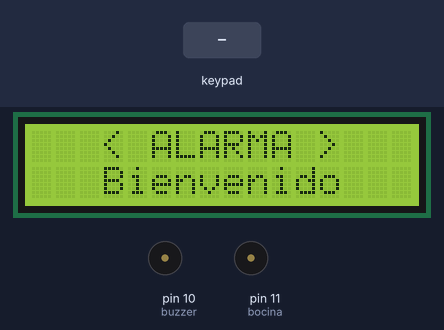
Bench run of a sketch on a simulated Arduino Uno, built with avr-gcc and run on an emulated ATmega328P. On the bench: 16×2 character LCD, buzzer (waves = sounding, pin HIGH). The test bench sets the inputs (shaded band).

Above: at 1.2 s.
1.3 s: keypad keys 1 2 3 4 5 6 * pressed 0.4 s apart
At 4.9 s:
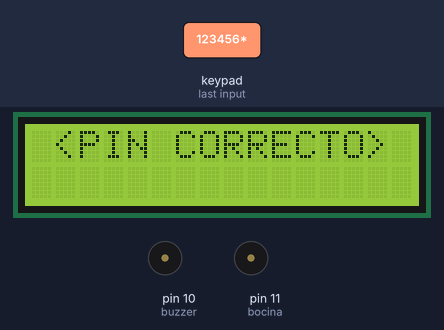
5.6 s: key '*' pressed
At 7.4 s:
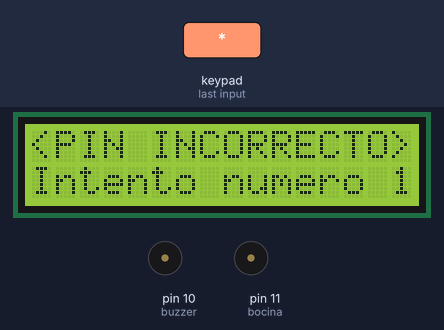
7.7 s: keypad keys * * * * * * A pressed 0.4 s apart
At 10.58 s:
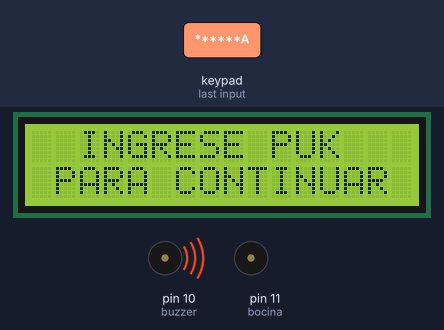
12.0 s: keypad keys 1 2 3 4 5 6 pressed 0.4 s apart
At 13.61 s:
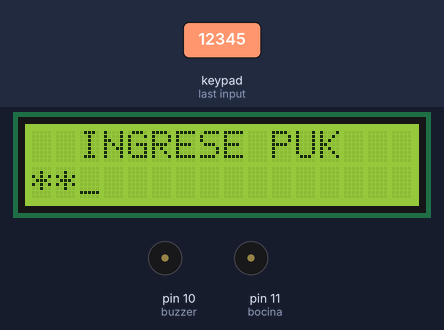
15.9 s: key '1' pressed
At 16.05 s:
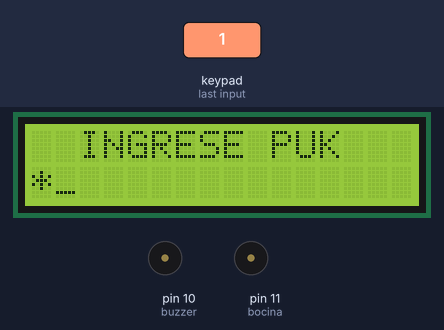
17.6 s: key '2' pressed
At 18.2 s:
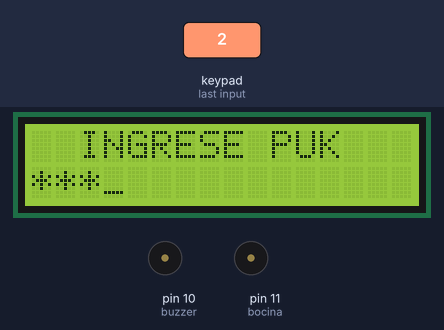
Timing chart, 0 to 20.3 s (numbered marks = the images above; inputs shaded):
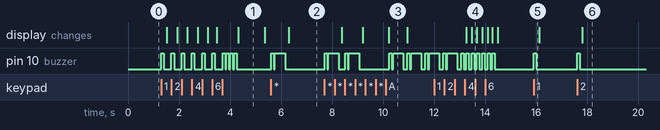

Measured:
- after the input at 1.3 s, pin 10 (buzzer): goes 6 × (HIGH 0.10 s, LOW 0.30 s), 3 × (HIGH 0.10 s, LOW 0.05 s), HIGH 0.10 s, then LOW, starting at once; the display: first changes after 0.22 s (image 1 shows a later state)
- after the input at 5.6 s, pin 10 (buzzer): LOW → HIGH at once, → LOW 0.10 s later, → HIGH 0.05 s later, → LOW 0.40 s later; the display: changes after 0.69 s (image 2)
- after the input at 7.7 s, the display: first changes after 0.69 s (image 3 shows a later state)
- after the input at 12.0 s, the display: first differs from a run without the input after 1.5 s (image 4)
- after the input at 15.9 s, pin 10 (buzzer): LOW → HIGH at once, → LOW 0.10 s later
- after the input at 17.6 s, pin 10 (buzzer): LOW → HIGH at once, → LOW 0.10 s later; the display: changes after 0.21 s (image 6)
- what the display in image 1 shows lasts 1.1 s, from 4.3 s to 5.4 s

The sketch:

Keypad_betas3.ino
```cpp
#include <Password.h> //Incluimos la libreria Password
#include <Keypad.h> //Incluimos la libreria Keypad
#include <Wire.h>
#include <LiquidCrystal_I2C.h>
LiquidCrystal_I2C lcd(0x27, 16, 2);
Password password = Password("123456");  //Definimos el Password
Password puk = Password("654321");  //Definimos el puk
int dlugosc = 6;//Largo del Password
int estado = 0; //estados de la alarma desactivada 0/ activada 1
int pinpul = 0;
int buzzer = 10; //Creamos las Variables de salida
int z1 = A0;
int bocina = 11;
int ilosc; //Numero de Clicks
int npasse; //Numeros de veces que se envio al pass a comprobar
const byte ROWS = 4; // Cuatro Filas
const byte COLS = 4; // Cuatro Columnas

// Definimos el Keymap
char keys[ROWS][COLS] = {
  {'1', '2', '3', 'A'},
  {'4', '5', '6', 'B'},
  {'7', '8', '9', 'C'},
  {'*', '0', '#', 'D'}
};
byte rowPins[ROWS] = { 9, 8, 7, 6 }; // Conectar los keypads ROW1, ROW2, ROW3 y ROW4 a esos Pines de Arduino.
byte colPins[COLS] = { 5, 4, 3, 2, }; // Conectar los keypads COL1, COL2, COL3 y COL4 a esos Pines de Arduino.
Keypad keypad = Keypad( makeKeymap(keys), rowPins, colPins, ROWS, COLS );
void setup() {
  Wire.begin();
  lcd.init();
  lcd.backlight();
  lcd.clear();
  lcd.setCursor(3, 0);
  lcd.print("< ALARMA >");
  lcd.setCursor(3, 1);
  lcd.print("Bienvenido");
  Serial.begin(9600);
  keypad.addEventListener(keypadEvent);
  pinMode(buzzer, OUTPUT);
  pinMode(z1, INPUT);
  pinMode(bocina, OUTPUT);
}
void loop() {
  keypad.getKey();

}
void keypadEvent(KeypadEvent eKey) {
  switch (keypad.getState()) {
    case PRESSED://Cada vez que se preciona una tecla suena el buzzer
      for (int i = 1; i <= 1; i++ ) {
        digitalWrite(buzzer, HIGH);
        delay(100);
        digitalWrite(buzzer, LOW);
        delay(50);
      }
      switch (eKey) {
        case '*'://al precionar * se envia a verificar la pass
          if (npasse >= 3) {
            checkpuk();
          }
          else {
            checkPassword();
          }
          break;
        case '#': //borrar la pass mientras se escribe
          if (npasse >= 3) {
            puk.reset();
            mostrarpuk();
            ilosc = 0;
          }
          else {
            password.reset();
            imppasslcd();
            ilosc = 0;
          }
          break;
        default://si se preciona cualquier numero
          if (npasse >= 3) {
            ilosc ++;
            puk.append(eKey);
          }
          else {
            ilosc ++;
            password.append(eKey);
          }
      }
  }
  /////////////////////////MOSTRAR PASSWORD EN LCD//////////////////////////
  switch (ilosc) { //depende cuantas veces se preciono
    case 1:
      imppasslcd();
      lcd.print("*_");
      break;
    case 2:
      imppasslcd();
      lcd.print("**_");
      break;
    case 3:
      imppasslcd();
      lcd.print("***_");
      break;
    case 4:
      imppasslcd();
      lcd.print("****_");
      break;
    case 5:
      imppasslcd();
      lcd.print("*****_");
      break;
    case 6:
      imppasslcd();
      lcd.print("******");
      ilosc = 0;
      break;
  }
  ///////////////////////MOSTRAR PASSWORD EN LCD//////////////////////////
}
void checkPassword() {
  if (password.evaluate()) { //si la contraseña es correcta
    buzzerb();
    npasse = 0;//resetea al numero de veces que se envio la pass incorrectamente
    password.reset();//resetea el password para que no quede en memoria
    lcd.clear();
    lcd.setCursor(1, 0);
    lcd.print("<PIN CORRECTO>");//muestra que el pin es correcto
    delay(1000);//espera 2 segundo prendido
    alarma();
  }
  else{ //SI LA CONTRASEÑA ES INCORRECTA
    buzzerm();
    npasse ++;//suma uno al contador de contraseña incorrecta
    password.reset();
    switch (npasse) { //depende cuantas veces llego a ser incorrecta la clave
      case 1:
        passinc();//muestra el herror en el lcd
        lcd.print("Intento numero 1");
        delay(100);
        break;
      case 2:
        passinc();//muestra el herror en el lcd
        lcd.print("Intento numero 2");
        delay(100);
        break;
      case 3:
        passinc();//muestra el herror en el lcd
        lcd.print("Intento numero 3");
        delay(1000);
        mostrarpuk();
        break;
    }
  }
}
void passinc() { //lcd muestra mensaje de contraseña incorrecta
  lcd.clear();
  lcd.setCursor(0, 0);
  lcd.print("<PIN INCORRECTO>");
  lcd.setCursor(0, 1);
}
void mostrarpukr(){
  lcd.clear();
  lcd.setCursor(2, 0);
  lcd.print("INGRESE PUK");
  lcd.setCursor(0, 1);
}
void mostrarpuk() {
  mostrarpukr();
  lcd.print(" PARA CONTINUAR");
}
void checkpuk() {
  if (puk.evaluate()) { //si el es correcta
    buzzerb();
    npasse = 0;//resetea al numero de veces que se envio la pass incorrectamente
    puk.reset();//resetea el password para que no quede en memoria
    password.reset();
    lcd.clear();
    lcd.setCursor(1, 0);
    lcd.print("<PUK CORRECTO>");//muestra que el puk es correcto
    delay(1000);
    alarma();
  }
  else {
    buzzerm();
    puk.reset();
    password.reset();
    lcd.clear();
    lcd.setCursor(0, 0);
    lcd.print("<PUK INCORRECTO>");
    lcd.setCursor(0, 1);
    lcd.print("Intente de nuevo");
  }
}
void buzzerm(){
  for (int i = 1; i <= 1; i++ ) { //SUENA EL BUZZER  1 VEZ
    digitalWrite(buzzer, HIGH);
    delay(400);
    digitalWrite(buzzer, LOW);
    delay(100);}
}
void buzzerb(){
  for (int i = 1; i <= 3 ; i++ ) { //hace sonar 3 veces el buzzer
    digitalWrite(buzzer, HIGH);
    delay(100);
    digitalWrite(buzzer, LOW);
    delay(50);}
}
void imppasslcd() {
  if (npasse >= 3) {mostrarpukr();}
  else {
    lcd.clear();
    lcd.setCursor(0, 0);
    lcd.print("< INGRESAR PIN >");
    lcd.setCursor(0, 1);
  }
}
void lcdalarmaa() {
  lcd.clear();
  lcd.setCursor(0, 0);
  lcd.print("ALARMA  ACTIVADA");
  lcd.setCursor(0, 1);
  lcd.print("     ......     ");
  delay(100);
}
void lcdalarmad() {
  lcd.clear();
  lcd.setCursor(0, 0);
  lcd.print("ALARMA  INACTIVA");
  lcd.setCursor(0, 1);
  lcd.print("     ......     ");
  delay(100);
}
void lcdalarmas() {
  lcd.clear();
  lcd.setCursor(0, 0);
  lcd.print("     INTRUSO    ");
  lcd.setCursor(0, 1);
  lcd.print("    DETECTADO   ");
  delay(100);
}

void alarma() {
  switch (pinpul) {
    case 0: //si la alarma estaba desactivada y se ingresa el codigo
      lcdalarmaa(); //se activa
      estado = 1; //se activa
      pinpul = 1; //las veces que se puso el pin pasa a 1
      break;
    case 1: //si la alarma estaba activada y se ingresa el codigo
      lcdalarmad();//se desactiva
      estado = 0;
      pinpul = 0; //las veces que se puso el pin pasa a 0
      break;
    case 2://si la alarma estaba sonando y se ingresa el codigo
      lcdalarmad();//se desactiva
      estado = 0;
      pinpul = 0; //las veces que se puso el pin pasa a 0
      break;
      break;
  }
  switch (estado) {
    case 0://que hace cuando la alarma esta desactivada
      break;
    case 1://que hace cuando la alarma esta activada
      //EL ESTADO SE TIENE QUE PONER EN 2 CUANDO SE ACTIVA EL SENSOR
      break;
    case 2://que hace si la larma esta sonando
      pinpul = 2; //para cuando se ingrese el codigo correcto
      lcdalarmas();
      break;
  }
}


void lcdalarma() {
  switch (estado) {
    case 0: //si la alarma estaba desactivada y se ingresa el codigo
      lcdalarmaa(); //se activa
      break;
    case 1: //si la alarma estaba activada o sonando y se ingresa el codigo
      lcdalarmad();//se desactiva
      break;
  }
}
```
